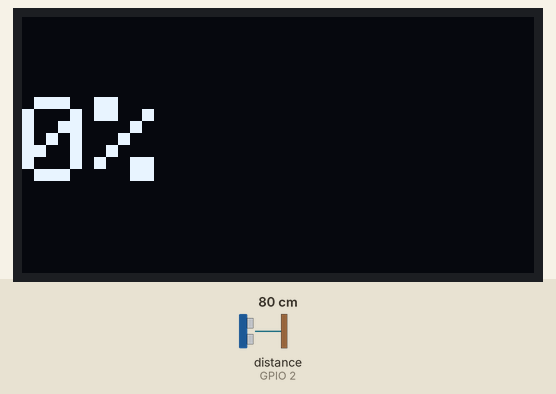
This sketch was run on a simulated ESP32. On the bench: 128×64 one-colour display. Wiring (inferred from the names in the program): ultrasonic range finder: trigger GPIO 4; echo GPIO 2. The test bench sets the inputs (shaded band); at power-on: distance to the obstacle (sensor on GPIO 2) 80 cm. The echo pulse lasts 58.3 µs per cm; WiFi joins after 1.5 s; servers stay silent unless stated; what the sketch prints to the serial monitor is not drawn.

Above: at 3.0 s.
3.1 s: distance to the obstacle (sensor on GPIO 2) set to 2 cm
At 4.9 s:
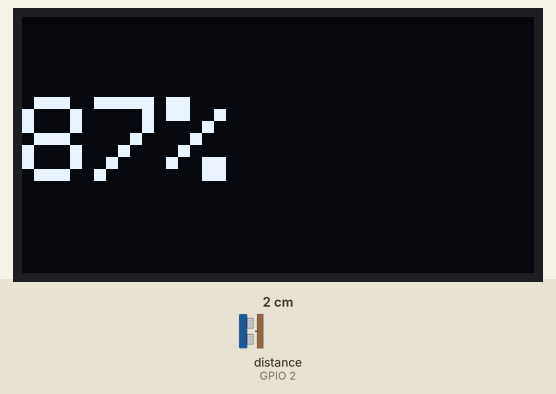
5.4 s: distance to the obstacle (sensor on GPIO 2) set to 4 cm
At 7.2 s:
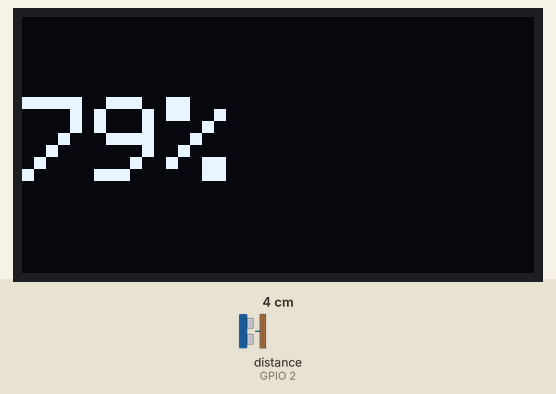
7.5 s: distance to the obstacle (sensor on GPIO 2) set to 9 cm
At 8.3 s:
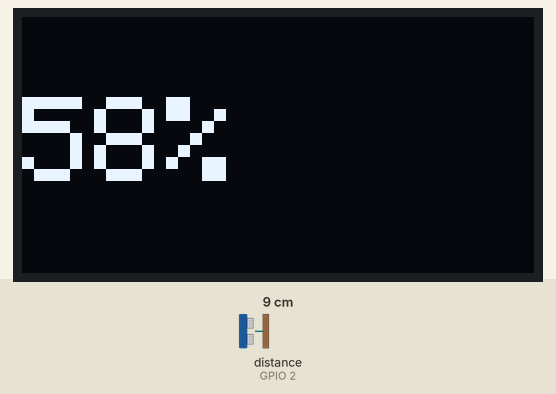
Timing chart, 0 to 10.5 s (numbered marks = the images above; inputs shaded):
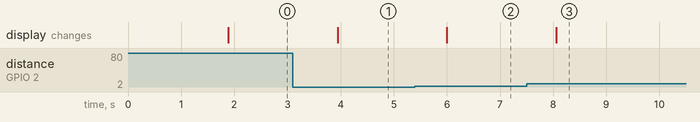

The sketch:

Code_ESP32_Blynk_Ultrasonic_Level_Monitor_96OLED.ino
```cpp
#define BLYNK_TEMPLATE_ID "TMPL3goz3gyPX"
#define BLYNK_TEMPLATE_NAME "Waste level"
#define BLYNK_AUTH_TOKEN "HL5sXNg--dpSovmN-5m6OGeVtL2KU8py"

// WiFi credentials
char ssid[] = "Shrawan";
char pass[] = "12345678";

#include <Adafruit_GFX.h>
#include <Adafruit_SSD1306.h>
#include <Wire.h>
#include <WiFi.h>
#include <WiFiClient.h>
#include <BlynkSimpleEsp32.h>

// Pins
#define TRIGPIN 4
#define ECHOPIN 2  // safe GPIO for ESP32

// Bin settings
const int emptyBinDistance = 24; // distance when bin is empty
const int fullBinDistance = 0;   // distance when bin is full

// OLED settings
#define SCREEN_WIDTH 128
#define SCREEN_HEIGHT 64
#define OLED_RESET -1
Adafruit_SSD1306 display(SCREEN_WIDTH, SCREEN_HEIGHT, &Wire, OLED_RESET);

long duration;
float distance;
int percentFull;

void setup() {
  Serial.begin(115200);

  pinMode(TRIGPIN, OUTPUT);
  pinMode(ECHOPIN, INPUT);

  Wire.begin(21, 22); // SDA = 21, SCL = 22

  if (!display.begin(SSD1306_SWITCHCAPVCC, 0x3C)) {
    Serial.println("SSD1306 allocation failed");
    for (;;);
  }
  display.clearDisplay();
  display.display();

  // Connect to Blynk
  Blynk.begin(BLYNK_AUTH_TOKEN, ssid, pass);
}

void loop() {
  measureDistance();
  calculatePercentage();
  updateOLED();

  // Send % full to Blynk virtual pin V1
  Blynk.virtualWrite(V1, percentFull);

  Blynk.run();
  delay(1000); // update every 1 second
}

void measureDistance() {
  // Trigger HC-SR04
  digitalWrite(TRIGPIN, LOW);
  delayMicroseconds(2);
  digitalWrite(TRIGPIN, HIGH);
  delayMicroseconds(10);
  digitalWrite(TRIGPIN, LOW);

  // Read echo with timeout
  duration = pulseIn(ECHOPIN, HIGH, 30000); // 30ms timeout
  distance = (duration * 0.0343) / 2; // cm

  // Safety: if no echo or sensor blocked, treat as empty
  if (distance <= 0 || distance > emptyBinDistance) distance = emptyBinDistance;

  Serial.print("Distance: ");
  Serial.print(distance);
  Serial.println(" cm");
}

void calculatePercentage() {
  float filledDistance = emptyBinDistance - distance;

  // Clamp values
  if (filledDistance < 0) filledDistance = 0;
  if (filledDistance > (emptyBinDistance - fullBinDistance))
      filledDistance = emptyBinDistance - fullBinDistance;

  percentFull = map((int)filledDistance, 0, emptyBinDistance - fullBinDistance, 0, 100);

  Serial.print("Percent Full: ");
  Serial.println(percentFull);
}

void updateOLED() {
  display.clearDisplay();
  display.setTextSize(3);
  display.setTextColor(SSD1306_WHITE);
  display.setCursor(0, 20);
  display.print(percentFull);
  display.print("%");
  display.display();
}
```

Measured:
- after the input at 3.1 s, the display: changes after 0.85 s (image 1)
- after the input at 5.4 s, the display: changes after 0.60 s (image 2)
- after the input at 7.5 s, the display: changes after 0.56 s (image 3)
